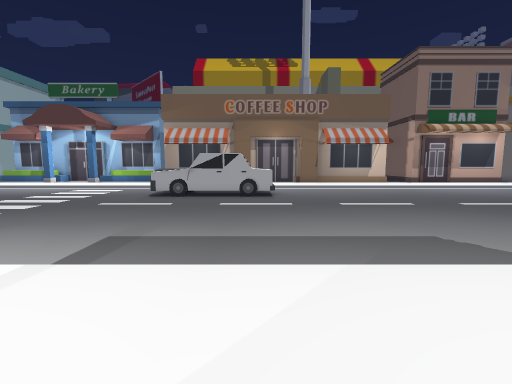
view 1 (above)

22 first-person views from a walk through a 3-D level made in the Unity game engine. The camera is 1.4 m above the floor, tilts 6° down and sees 90° across. The floor is counted in squares, 1 m on a side. Each view is taken from the middle of a square. On the plan, view 1 faces up. The plan holds only what a view shows up to about 13 squares ahead; the rest is blank. The place goes on beyond the plan. The player is left out. Some surface patterns are stand-ins.

view 2
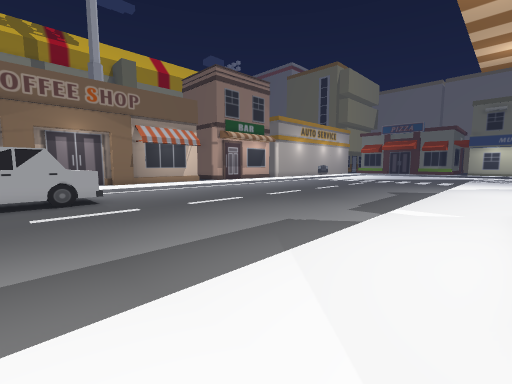

view 3
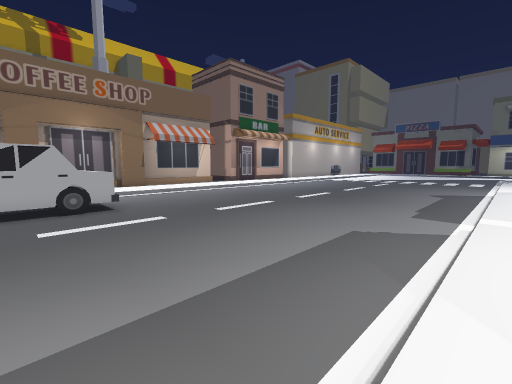

view 4
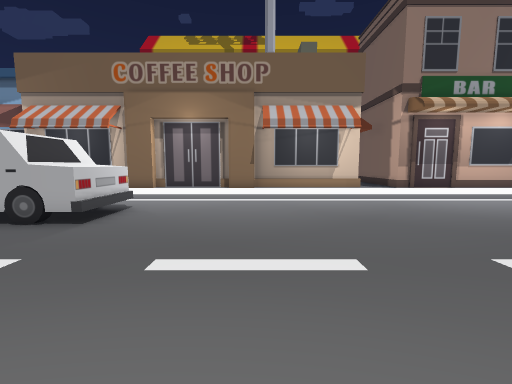

view 5
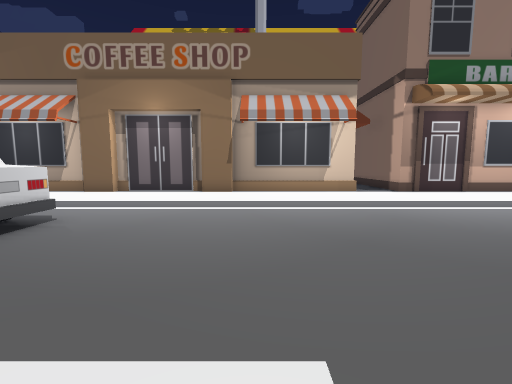

view 6
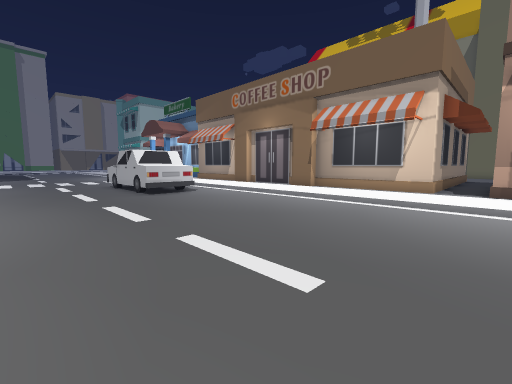

view 7
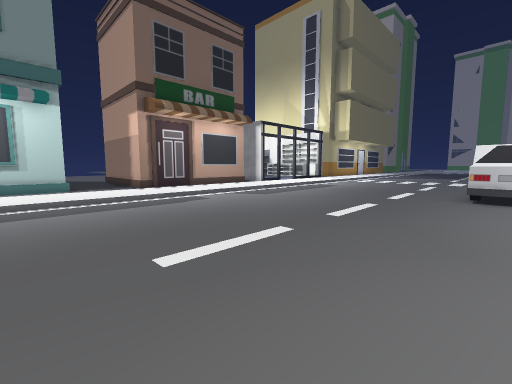

view 8
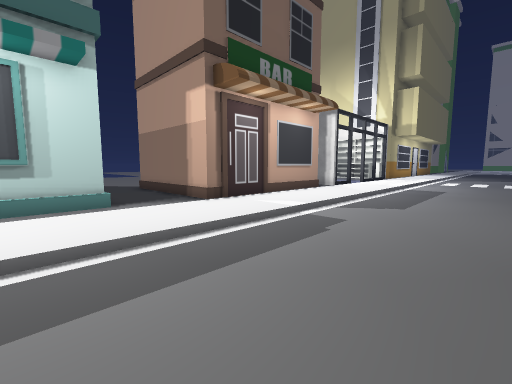

view 9
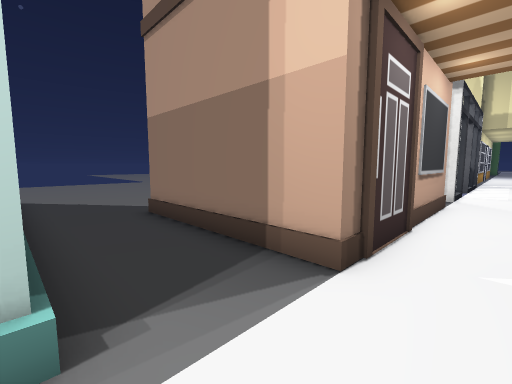

view 10
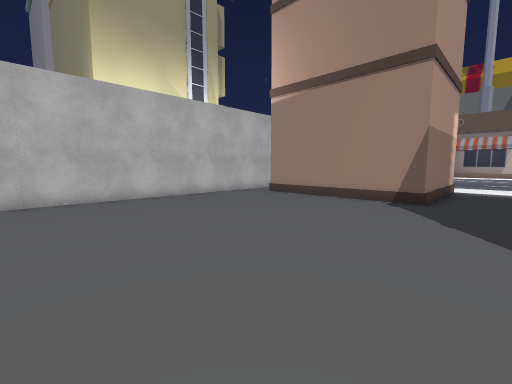

view 11
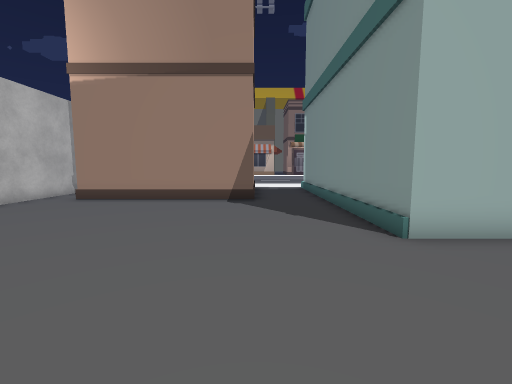

view 12
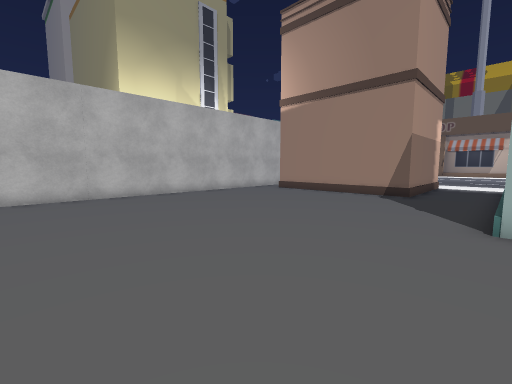

view 13
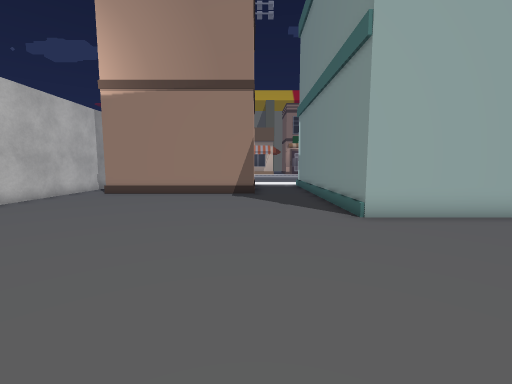

view 14
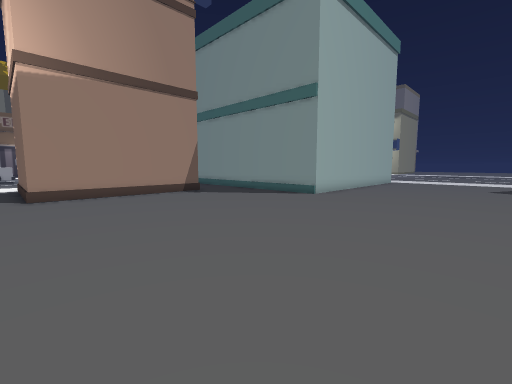

view 15
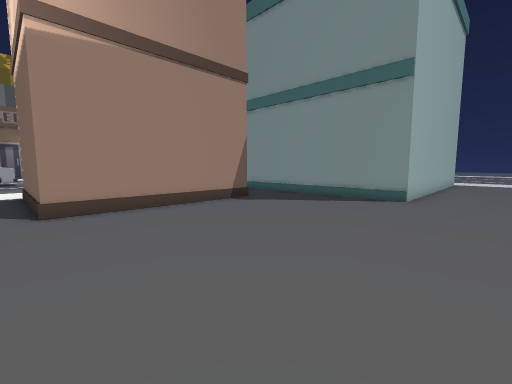

view 16
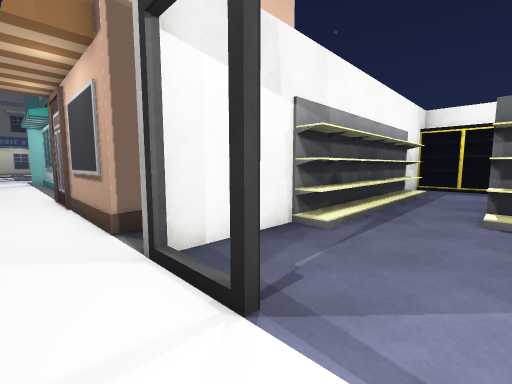

view 17
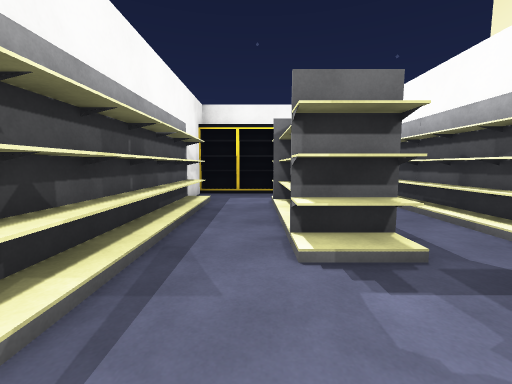

view 18
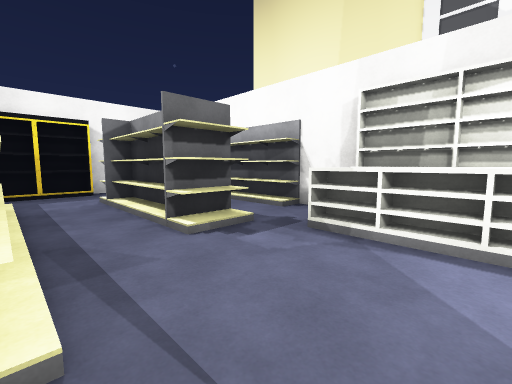

view 19
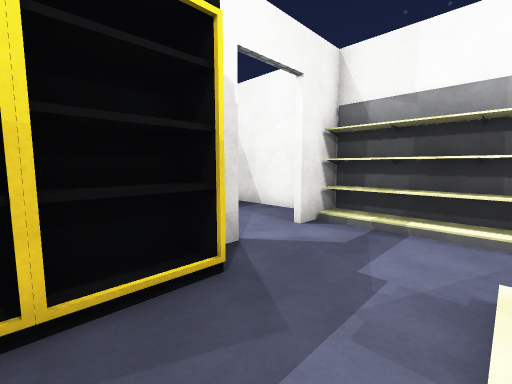

view 20
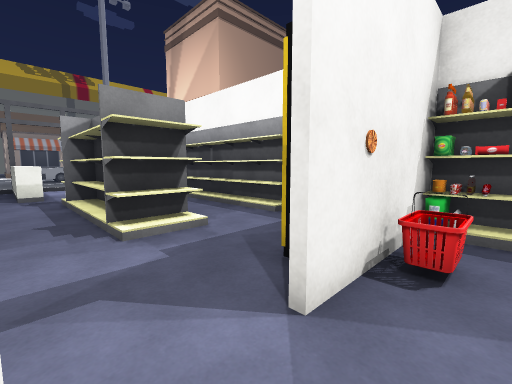

view 21
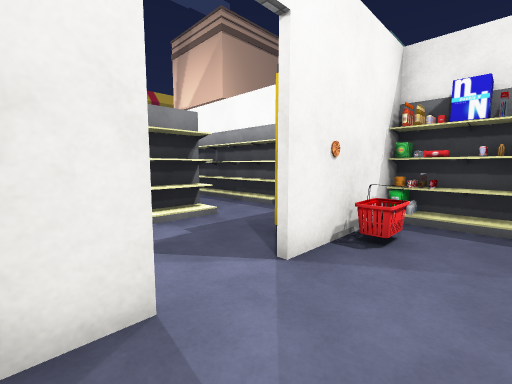

view 22
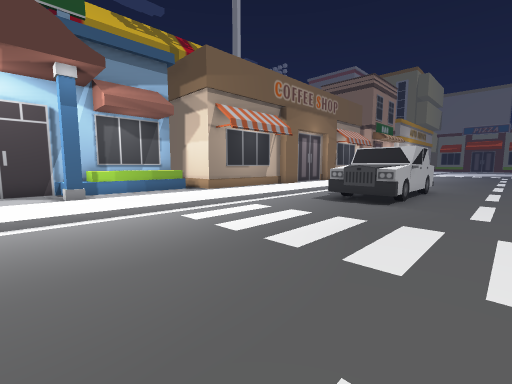

### Floor plan
Key: @ floor where view 1 was taken; # wall or solid block; . main floor; - floor 0.25 m lower than the main floor; : floor 1 m higher than the main floor; / step, stairs or slope; = window, fence, low wall or low ledge; O other object.
Columns run from 15 left of view 1 to 13 right of it. Each row starts with its distance up from view 1.
 23 OOOOOOO                  ##.
 22 ..//:::                  #..#
 21 ..O..... #################..#
 20 .........   .................
 19 ..........   ................
 18 ...........   ...............
 17 ------------   --------------
 16 -----------------------------
 15 ----------OOO OOO------------
 14 ----------O O OOO------------
 13 ----------OOOOOOO------------
 12 -----------------------------
 11  ----------------------------
 10 - ---------------------------
  9       -----------------------
  8        ----------------------
  7         ---------------------
  6          --------------------
  5           -------------------
  4            ------------------
  3             .................
  2          ....................
  1          ....................
  0        =O=..==#@########..OOO
 -1      #O.O.....#.#      #..O
 -2      #O.O.....#.#      #..O
 -3      #O.O....O#.#      #..O
 -4      #O.O....O#.#      #..O
 -5      #.......O#.########..O
 -6      #...OO..O#...........O
 -7      #O..OO..O#...........O
 -8      #O..OO..O#...........O
 -9      #O..OO..O#...........O
-10      #O..OO..O#...........O
-11      #O..OO..O#...........OOO
-12      #O..OO..O#..............
-13      #O.......#..............
-14      #O.......#..............
-15      #O...OOOO#..............
-16      ##..#OO#O#..............
-17      #.....O.O#..............
-18      #.......O#..............

Where each view was taken, in squares from view 1:
view 1: 0 up, 0 right, facing up
view 2: 1 up, 2 left, facing up-right
view 3: 3 up, 2 left, facing up-right
view 4: 7 up, 5 right, facing up
view 5: 9 up, 6 right, facing up
view 6: 8 up, 13 right, facing up-left
view 7: 14 up, 13 right, facing down-left
view 8: 8 up, 13 right, facing down-left
view 9: 2 up, 11 right, facing down-left
view 10: 16 down, 10 right, facing up-left
view 11: 16 down, 8 right, facing up
view 12: 18 down, 11 right, facing up-left
view 13: 18 down, 8 right, facing up
view 14: 18 down, 0 right, facing up-right
view 15: 14 down, 0 right, facing up-right
view 16: 2 up, 5 left, facing down-right
view 17: 2 down, 4 left, facing down
view 18: 1 down, 2 left, facing down-left
view 19: 12 down, 3 left, facing down-left
view 20: 17 down, 8 left, facing up-right
view 21: 18 down, 9 left, facing up-right
view 22: 10 up, 15 left, facing up-right
